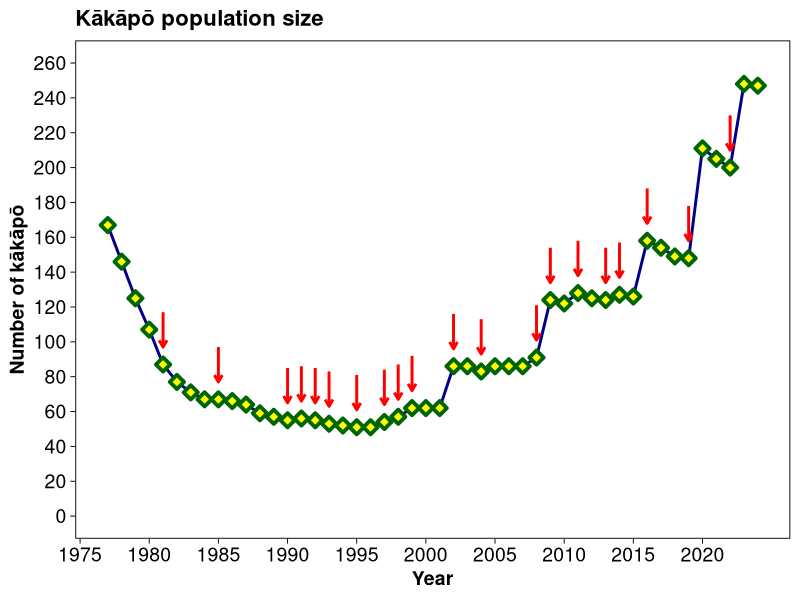

Write the R code that produced this figure.
library(ggplot2)
# Data is at https://www.doc.govt.nz/our-work/monitoring-reporting/, updated in October each year with the Annual Report of the Department of Conservation Te Papa Atawhai
# To update, add the new data values at the end of the vectors in the data frame, and run the code in R or RStudio
kpop <- data.frame("year" = 1977:2024,
                   "breeding" = c(FALSE,FALSE,FALSE,FALSE,TRUE,FALSE,FALSE,FALSE,TRUE,FALSE,FALSE,FALSE,FALSE,TRUE,TRUE,TRUE,TRUE,FALSE,TRUE,FALSE,TRUE,TRUE,TRUE,FALSE,FALSE,TRUE,FALSE,TRUE,FALSE,FALSE,FALSE,TRUE,TRUE,FALSE,TRUE,FALSE,TRUE,TRUE,FALSE,TRUE,FALSE,FALSE,TRUE,FALSE,FALSE,TRUE,FALSE,FALSE),
                   "transferred" = c(1,1,1,3,7,25,21,21,21,21,26,41,46,46,46,51,51,50,49,49,49,49,49,49,49,49,49,49,48,48,48,47,47,45,42,41,40,38,37,34,33,32,31,26,26,26,26,26),
                   "stewart" = c(149,132,111,91,72,44,45,43,44,43,38,18,11,9,8,2,0,0,0,0,0,0,0,0,0,0,0,0,0,0,0,0,0,0,0,0,0,0,0,0,0,0,0,0,0,0,0,0),
                   "offshore" = c(0,0,0,0,0,0,0,0,0,0,0,0,0,0,2,2,2,2,2,2,5,8,13,13,13,37,37,34,38,38,38,44,77,77,86,84,84,89,89,124,121,117,117,185,179,174,222,221),
                   "fiordland" = c(17,13,13,13,8,8,5,3,2,2,0,0,0,0,0,0,0,0,0,0,0,0,0,0,0,0,0,0,0,0,0,0,0,0,0,0,0,0,0,0,0,0,0,0,0,0,0,0),
                   "total" = c(167,146,125,107,87,77,71,67,67,66,64,59,57,55,56,55,53,52,51,51,54,57,62,62,62,86,86,83,86,86,86,91,124,122,128,125,124,127,126,158,154,149,148,211,205,200,248,247)
)
kpop$breed_years <- ifelse(kpop$breeding, kpop$year, NA)
ggplot(kpop, aes(year, total)) +
  geom_line(size=1, color="darkblue") +
  geom_point(size=2.5, shape=23, stroke=2, fill="yellow", color="darkgreen") +
  geom_segment(aes(x = breed_years, y = total+30, xend = year, yend = total+10), size=1, colour="red", arrow = arrow(length = unit(0.2, "cm")), arrow.fill = "red") +
  theme_linedraw(base_size = 14) +
  theme(plot.title = element_text(size=16, face="bold"),
        axis.text = element_text(size=14),
        axis.title = element_text(size=14,face="bold"),
        panel.grid = element_blank()) +
  scale_y_continuous(name = "Number of kākāpō", breaks = seq(from = 0, to = 260, by = 20), limits = c(0,260)) +
  scale_x_continuous(name = "Year", breaks = seq(from = 1975, to = 2023, by = 5)) +
  labs(title = "Kākāpō population size")
